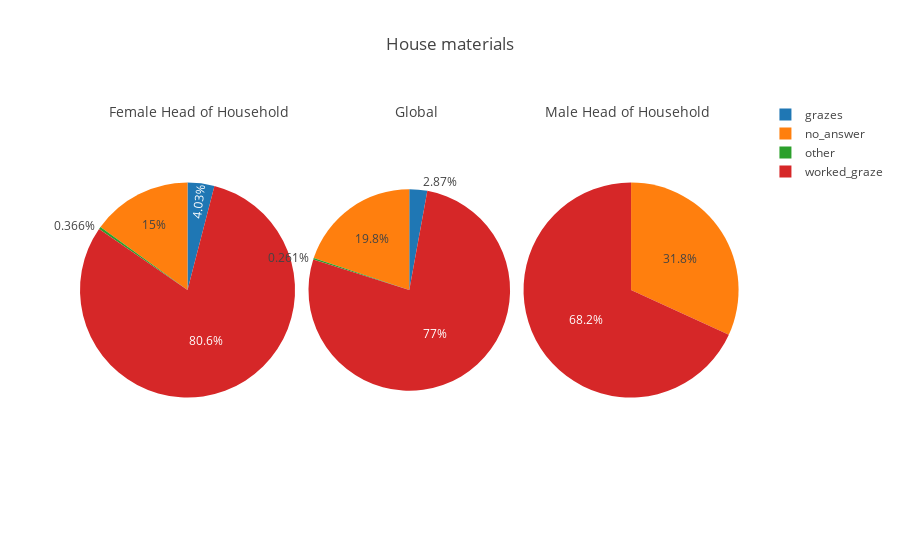
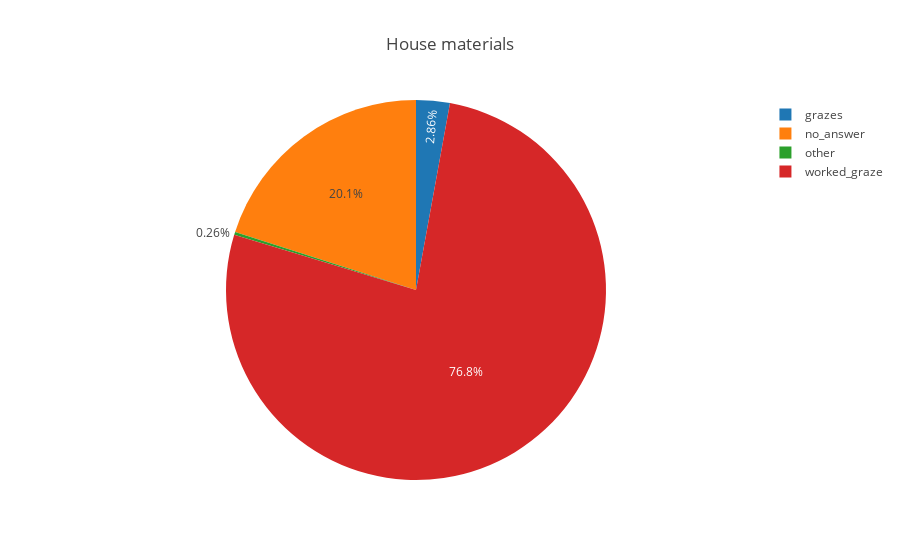

The notebook cell saved with these charts, in order:
### Code cell
#hey = reg_survey.groupby(['village', 'house_material']).size()

#house_materials_df = pd.DataFrame(index=house_materials_index, columns=villages, data=[house_materials_general])
#print house_materials_df

create_graphs_HoHH(lambda x: pd.crosstab(x.village, x.house_material),
                 lambda x: x.sum().values,
                 lambda x: x.columns.values,
                   lambda x: x.sum().sum(),
                 "House materials")

create_pie_graph(reg_survey.groupby('house_material').size(), "House materials")

fig_house_materials2 = {
    "layout": {
        "title": {
            "font": {
                    "size": 20
            },
            "text": "House materials"
        }
    },
    "data": []
}

house_materials_df = pd.crosstab(reg_survey.village, reg_survey.house_material)
#print range(len(villages_dict['en'].keys())-1)
#print house_materials_df
#for i in range(len(villages_dict['en'].keys())):
#    x = .2*(i%5)
#    y = 0.35*(i/5)
#    fig_house_materials2['data'].append(
#        {
#
#            "values": house_materials_df.iloc[i-1].values,
#            "labels": house_materials_df.columns.values,
#             "domain": {
#                "x": [x, x+.18],
#                 "y": [y, y+.3]
#            },
#            "type": "pie",
#            "sort": False
#        })
#
#iplot(fig_house_materials2)

### Figure 1 — Plotly figure (JSON) as saved in the notebook; plotly's stock layout.template omitted (floating-point values rounded to 4 significant figures)
{"data": [{"domain": {"x": [0, 0.32]}, "labels": ["grazes", "no_answer", "other", "worked_graze"], "sort": false, "type": "pie", "values": [11, 41, 1, 220]}, {"domain": {"x": [0.34, 0.64]}, "labels": ["grazes", "no_answer", "other", "worked_graze"], "sort": false, "type": "pie", "values": [11, 76, 1, 295]}, {"domain": {"x": [0.66, 0.98]}, "labels": ["no_answer", "worked_graze"], "sort": false, "type": "pie", "values": [35, 75]}], "layout": {"annotations": [{"font": {"size": 14}, "showarrow": false, "text": "Female Head of Household", "x": 0.04, "y": 1}, {"font": {"size": 14}, "showarrow": false, "text": "Global", "x": 0.5, "y": 1}, {"font": {"size": 14}, "showarrow": false, "text": "Male Head of Household", "x": 0.94, "y": 1}], "title": "House materials"}}

### Figure 2 — Plotly figure (JSON) as saved in the notebook; plotly's stock layout.template omitted (floating-point values rounded to 4 significant figures)
{"data": [{"labels": ["grazes", "no_answer", "other", "worked_graze"], "sort": false, "type": "pie", "values": [11, 77, 1, 295]}], "layout": {"title": "House materials"}}
